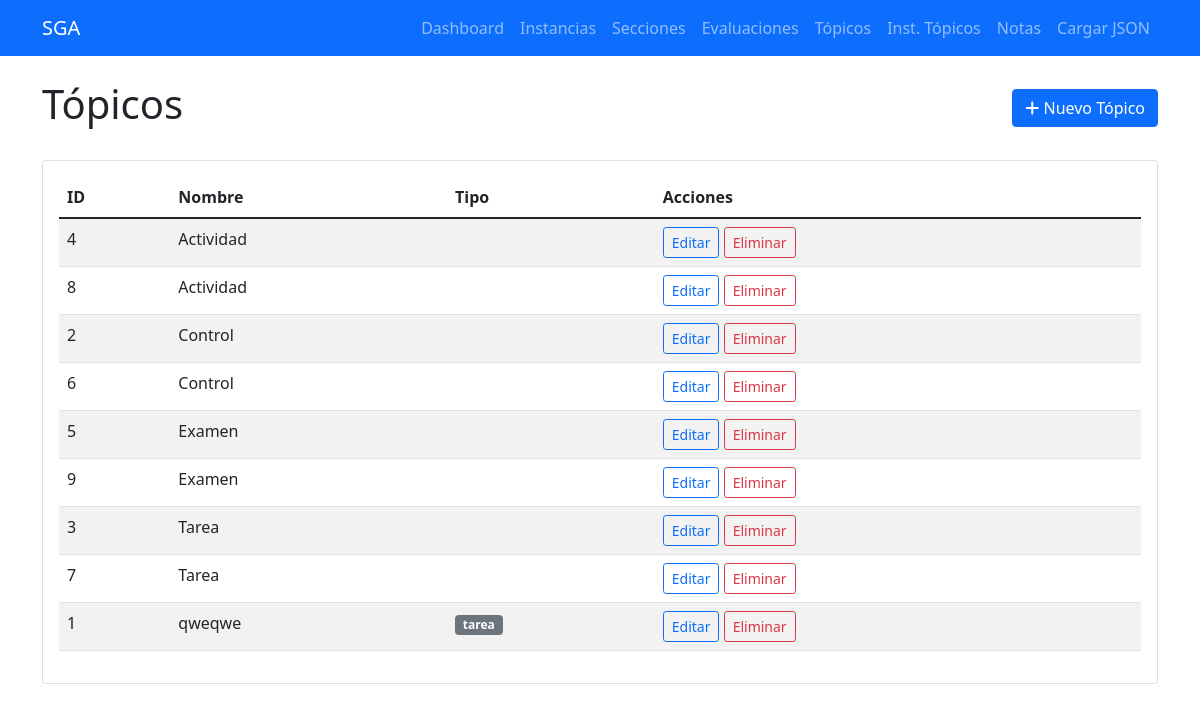
Before: /topicos with the older database file.
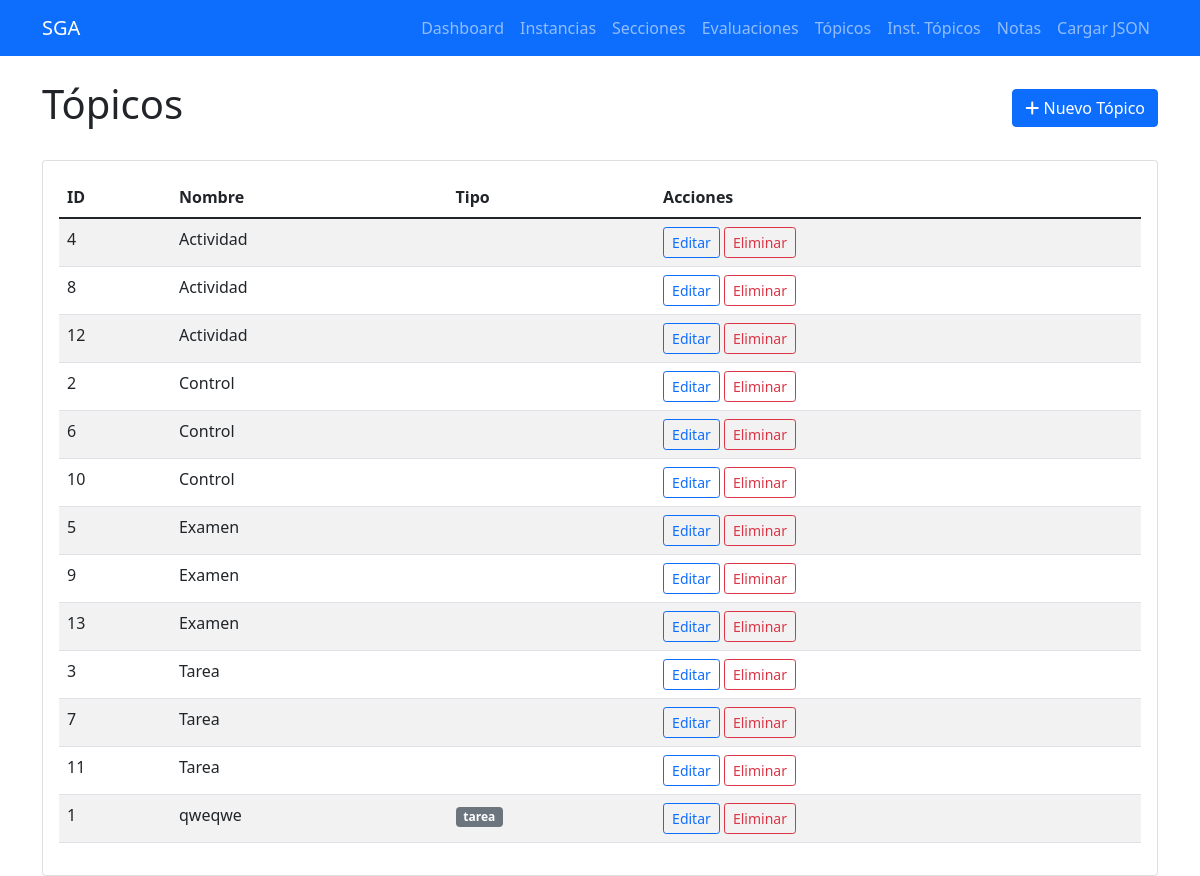
After: the same page with the newer database file.
### tables this page shows
CREATE TABLE topicos (
            id INTEGER PRIMARY KEY AUTOINCREMENT,
            nombre TEXT NOT NULL,
            tipo TEXT NOT NULL,
            created_at TIMESTAMP DEFAULT CURRENT_TIMESTAMP
        );

### routes/topico_routes.py (the view)
@topico_bp.route('/topicos')
def listar_topicos():
    topicos = Topico.obtener_todos()
    return render_template('topicos/listar.html', topicos=topicos)

### db/database.py (called while the page is built)
def get_connection():
    return sqlite3.connect(DATABASE_PATH)

def execute_query(query, params=None):
    conn = get_connection()
    cursor = conn.cursor()
    if params:
        cursor.execute(query, params)
    else:
        cursor.execute(query)
    if query.strip().upper().startswith('SELECT'):
        results = cursor.fetchall()
    else:
        conn.commit()
        results = cursor.lastrowid
    conn.close()
    return results

### models/topico.py (called while the page is built)
    @classmethod
    def obtener_todos(cls):
        query = "SELECT id, nombre, tipo FROM topicos ORDER BY tipo, nombre"
        resultados = execute_query(query)
        return [
            {
                'id': fila[0],
                'nombre': fila[1],
                'tipo': fila[2]
            }
            for fila in resultados
        ]

### templates/topicos/listar.html (shortened to what this page needs)
{% extends "base.html" %}
{% block content %}
<div class="d-flex justify-content-between align-items-center mb-4">
    <h1>Tópicos</h1>
    <a href="{{ url_for('topico.crear_topico') }}" class="btn btn-primary">
        <i class="fas fa-plus"></i> Nuevo Tópico
    </a>
</div>
<div class="card">
    <div class="card-body">
        {% if topicos %}
            <div class="table-responsive">
                <table class="table table-striped">
                    <thead>
                        <tr>
                            <th>ID</th>
                            <th>Nombre</th>
                            <th>Tipo</th>
                            <th>Acciones</th>
                        </tr>
                    </thead>
                    <tbody>
                        {% for topico in topicos %}
                        <tr>
                            <td>{{ topico.id }}</td>
                            <td>{{ topico.nombre }}</td>
                            <td>
                                <span class="badge bg-secondary">{{ topico.tipo }}</span>
                            </td>
                            <td>
                                <a href="{{ url_for('topico.editar_topico', id=topico.id) }}"
                                   class="btn btn-sm btn-outline-primary">Editar</a>
                                <form method="POST" action="{{ url_for('topico.eliminar_topico', id=topico.id) }}"
                                      class="d-inline" onsubmit="return confirm('¿Estás seguro?')">
                                    <button type="submit" class="btn btn-sm btn-outline-danger">Eliminar</button>
                                </form>
                            </td>
                        </tr>
                        {% endfor %}
                    </tbody>
                </table>
            </div>
        {% endif %}
    </div>
</div>
{% endblock %}

Changed rows visible on the page:
added topicos: id "12", nombre "Actividad"
added topicos: id "10", nombre "Control"
added topicos: id "13", nombre "Examen"
added topicos: id "11", nombre "Tarea"
